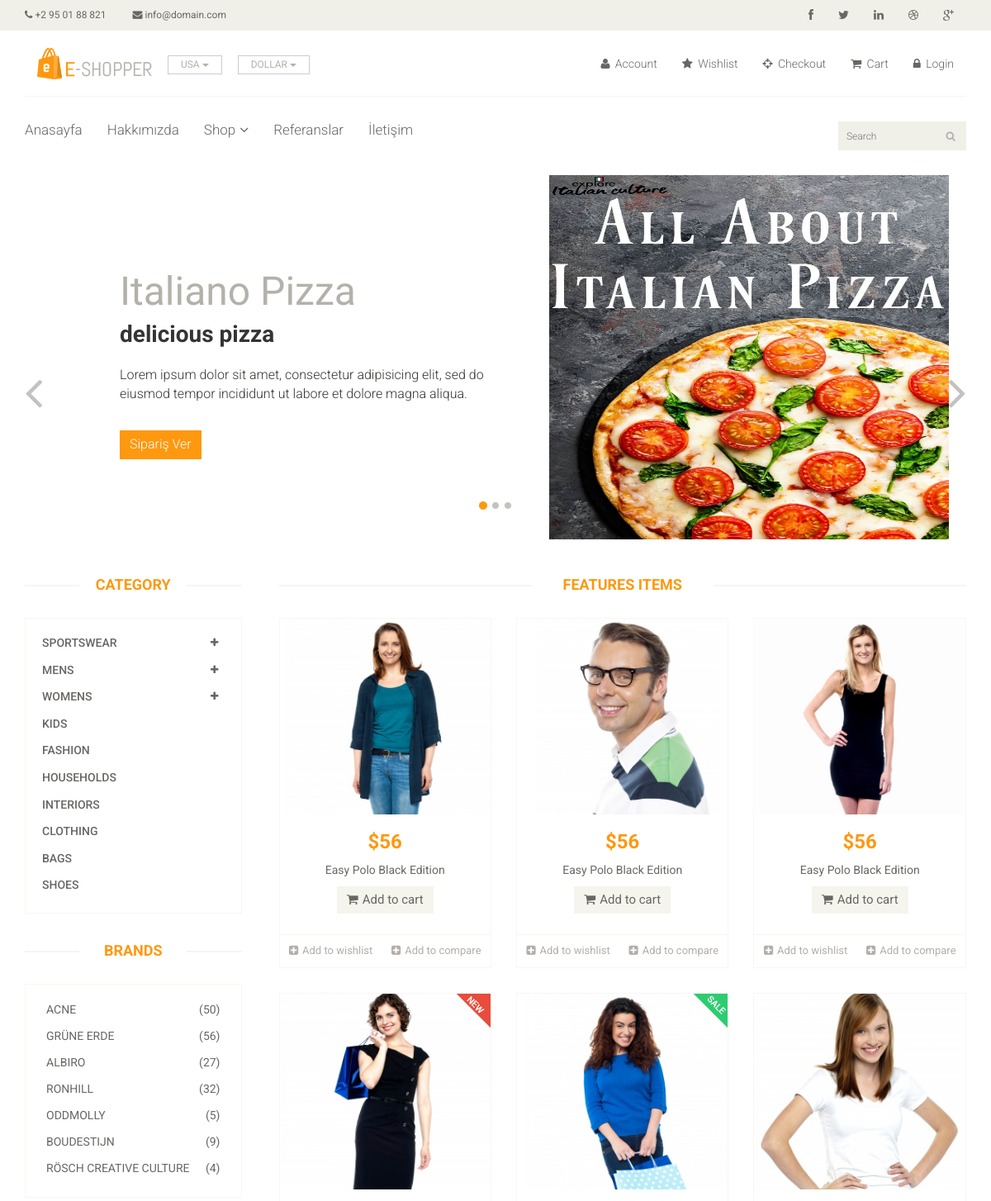
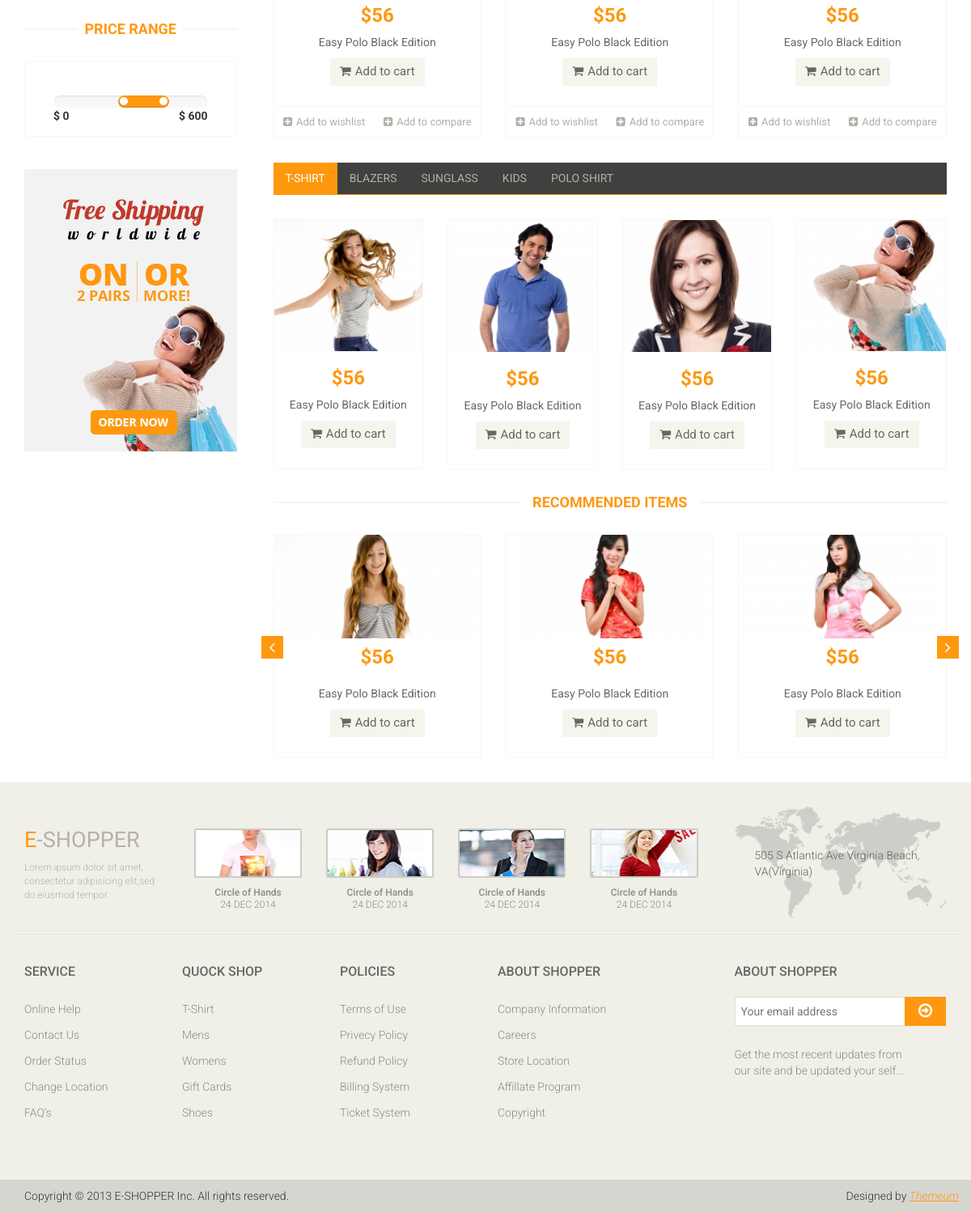
The page / on the database its author committed (2 pictures, top to bottom).
### food/models.py (models this page shows, shortened)
class Food(models.Model):
    STATUS = (
        ('True', 'Evet'),
        ('False', 'Hayır'),
    )
    category = models.ForeignKey(Category, on_delete=models.CASCADE) #relation with Category table
    title = models.CharField(max_length=150)
    keywords = models.CharField(max_length=255, blank=True)
    description = models.CharField(max_length=255, blank=True)
    image = models.ImageField(blank=True, upload_to='images/')
    price = models.FloatField()
    amount = models.IntegerField()
    detail = RichTextUploadingField()
    slug = models.SlugField(max_length=150, blank=True)
    status = models.CharField(max_length=10, choices=STATUS)
    create_at = models.DateTimeField(auto_now_add=True)
    update_at = models.DateTimeField(auto_now=True)
    def image_tag(self):
        return mark_safe('<img src="{}" height="50"/>'.format(self.image.url))
    image_tag.short_description = 'Image'

### home/views.py (the view)
# urls.py: path('', views.index, name='index'),
def index(request):
    setting = Setting.objects.get(pk=1)
    sliderdata = Food.objects.all()[:4]
    context = {'setting': setting,
               'page':'home',
               'sliderdata':sliderdata}
    return render(request, 'index.html', context)

### home/templates/index.html (shortened to what this page needs)
{% extends "homebase.html" %}
{% block slider %}
    {% include "slider.html" %}
{% endblock %}
{% block content %}
    {% include "content.html" %}
{% endblock %}

### home/templates/slider.html (shortened to what this page needs)
{% load static %}
<section id="slider" xmlns="http://www.w3.org/1999/html">
    <div class="container">
        <div class="row">
            <div class="col-sm-12">
                <div id="slider-carousel" class="carousel slide" data-ride="carousel">
                    <ol class="carousel-indicators">
                        <li data-target="#slider-carousel" data-slide-to="0" class="active"></li>
                        <li data-target="#slider-carousel" data-slide-to="1"></li>
                        <li data-target="#slider-carousel" data-slide-to="2"></li>
                    </ol>
                    <div class="carousel-inner">
                        {% for rs in sliderdata %}
                            <div class="item{% if forloop.first %} active{% endif %}">
                                <div class="col-sm-6">
                                    <h1>{{rs.title}}</h1>
                                    <h2>{{ rs.description }}</h2>
                                    <p>Lorem ipsum dolor sit amet, consectetur adipisicing elit, sed do eiusmod tempor incididunt ut labore et dolore magna aliqua. </p>
                                    <a href="/food/{{ rs.id }}/{{ rs.slug }}"><button type="button" class="btn btn-default get">Sipariş Ver</button></a>
                                </div>
                                <div class="col-sm-6">
                                    <img src="{{  rs.image.url }}" style="height: 441px;width: 484px" class="girl img-responsive" alt="" />
                                </div>
                            </div>
                        {% endfor %}
                    </div>
                    <a href="#slider-carousel" class="left control-carousel hidden-xs" data-slide="prev">
                        <i class="fa fa-angle-left"></i>
                    </a>
                    <a href="#slider-carousel" class="right control-carousel hidden-xs" data-slide="next">
                        <i class="fa fa-angle-right"></i>
                    </a>
                </div>
            </div>
        </div>
    </div>
</section>

### home/static/css/main.css (style rules this page uses)
body { font-family: 'Roboto', sans-serif; position: relative; font-weight: 400px; }
a { -webkit-transition: 300ms; transition: 300ms; }
h1, h2, h3, h4, h5, h6 { font-family: 'Roboto', sans-serif; }
#slider { padding-bottom: 45px; }
.carousel-indicators li { background: #C4C4BE; }
.carousel-indicators li.active { background: #FE980F; }
.item { padding-left: 100px; }
.girl { margin-left: 0; }
.item h1 { color: #B4B1AB; font-family: abel; font-size: 48px; margin-top: 115px; }
.item h2 { color: #363432; font-family: 'Roboto', sans-serif; font-size: 28px; font-weight: 700; margin-bottom: 22px; margin-top: 10px; }
.item p { color: #363432; font-size: 16px; font-weight: 300; font-family: 'Roboto', sans-serif; }
.get { background: #FE980F; border: 0 none; border-radius: 0; color: #FFFFFF; font-family: 'Roboto', sans-serif; font-size: 16px; font-weight: 300; margin-top: 23px; }
.control-carousel { position: absolute; top: 50%; font-size: 60px; color: #C2C2C1; }
.right { right: 0; }

### rows shown on the page
Food: title "Italiano Pizza", description "delicious pizza", image (picture)
